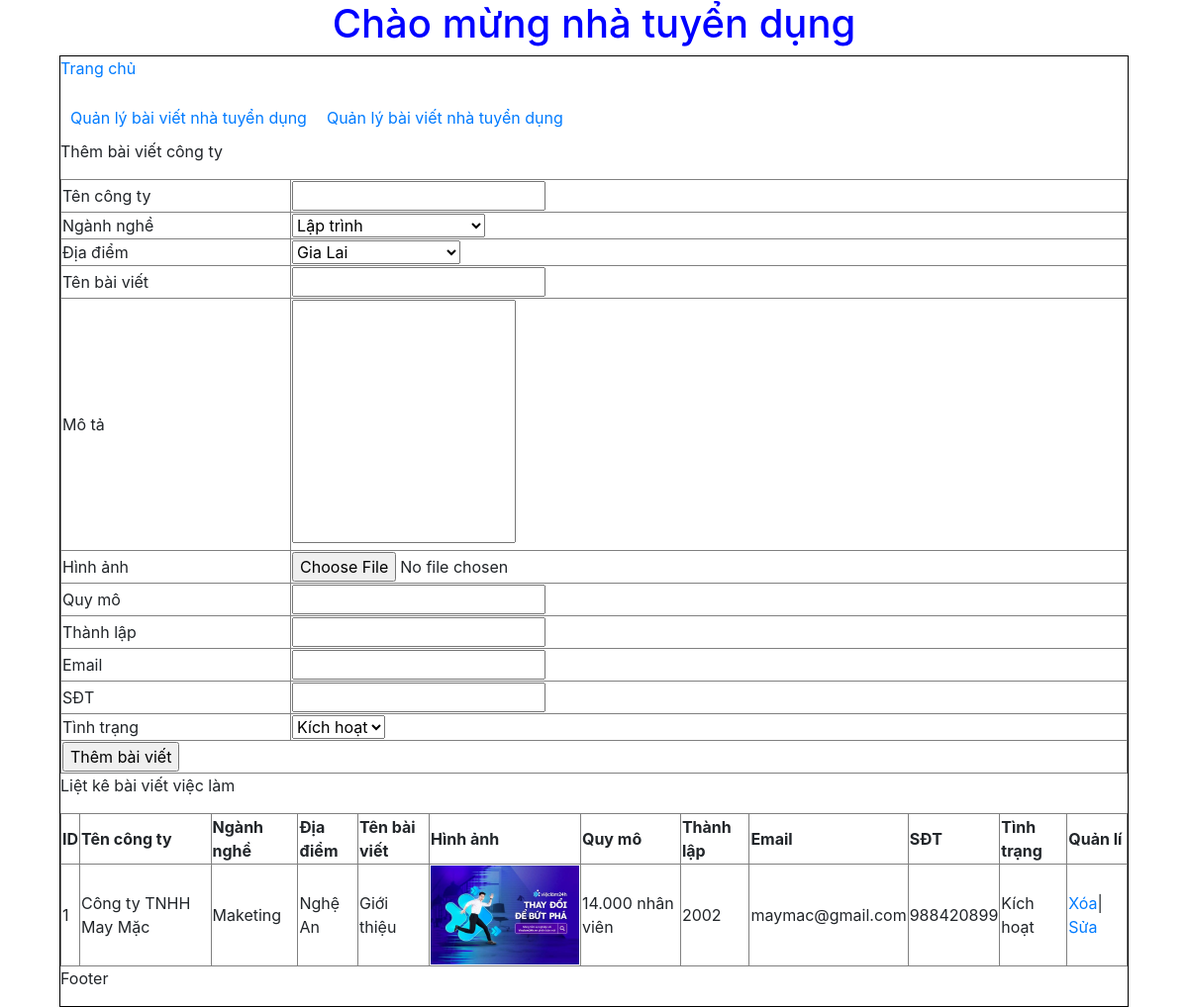
The page /nhatuyendung/index.php?action=qlbvct&query=them on the database its author committed.
### tables this page shows
CREATE TABLE `baivietct` (
  `id_baiviet` int(11) NOT NULL,
  `tencongty` varchar(255) NOT NULL,
  `id_nganhnghe` int(11) NOT NULL,
  `id_diadiem` int(11) NOT NULL,
  `tenbaiviet` varchar(255) NOT NULL,
  `mota` varchar(255) NOT NULL,
  `hinhanh` varchar(255) NOT NULL,
  `quymo` varchar(255) NOT NULL,
  `thanhlap` varchar(255) NOT NULL,
  `email` varchar(255) NOT NULL,
  `sdt` int(15) NOT NULL,
  `tinhtrang` int(11) NOT NULL
);

CREATE TABLE `nganhnghe` (
  `id_nganhnghe` int(11) NOT NULL,
  `tennganhnghe` varchar(255) NOT NULL
);

CREATE TABLE `diadiem` (
  `id_diadiem` int(11) NOT NULL,
  `tendiadiem` varchar(255) NOT NULL
);

### nhatuyendung/modules/qlbvct/them.php (the view, shortened to what this page needs)
<p>Thêm bài viết công ty</p>
<table border="1" width="100%"  style="border-collapse: collapse;">
<form method="POST" action="modules/qlbvct/xuly.php"  enctype="multipart/form-data" >
<tr>
    <td>Tên công ty </td>
    <td><input type="text" name="tencongty"></td>
  </tr>
<tr>
    <td>Ngành nghề</td>
    <td>
      <select name ="nganhnghe">
      <?php
      $sql_nn="select *from nganhnghe order by id_nganhnghe asc";
      $query_nn=mysqli_query($mysqli,$sql_nn);
      while($row_nn=mysqli_fetch_array($query_nn)){
      ?>
      <option value="<?php echo $row_nn['id_nganhnghe'] ?>"><?php echo $row_nn['tennganhnghe'] ?></option>
      <?php
      }
      ?>
      </select>
    </td>
  </tr>
  <tr>
    <td>Địa điểm</td>
    <td>
      <select name ="diadiem">
      <?php
      $sql_dd="select *from diadiem order by id_diadiem asc";
      $query_dd=mysqli_query($mysqli,$sql_dd);
      while($row_dd=mysqli_fetch_array($query_dd)){
      ?>
      <option value="<?php echo $row_dd['id_diadiem'] ?>"><?php echo $row_dd['tendiadiem'] ?></option>
      <?php
      }
      ?>
      </select>
    </td>
  </tr>
  <tr>
    <td>Tên bài viết </td>
    <td><input type="text" name="tenbaiviet"></td>
  </tr>
  <tr>
    <td>Mô tả</td>
    <td><textarea name="mota" rows="10" style="resize:none;"></textarea></td>
  </tr>
  <tr>
    <td>Hình ảnh</td>
    <td><input type="file" name="hinhanh"></td>
  </tr>
  <tr>
    <td>Quy mô </td>
    <td><input type="text" name="quymo"></td>
  </tr>
  <tr>
    <td>Thành lập</td>
    <td><input type="text" name="thanhlap"></td>
  </tr>
  <tr>
    <td>Email </td>
    <td><input type="text" name="email"></td>
  </tr>
  <tr>
    <td>SĐT</td>
    <td><input type="text" name="sdt"></td>
  </tr>
  <tr>
    <td>Tình trạng</td>
    <td>
        <select name="tinhtrang">
            <option value="1">Kích hoạt</option>
        </select>
    </td>
</tr>
<tr>
    <td colspan="2"><input type="submit" name="thembv" value="Thêm bài viết"> </td>
  </tr>
  </form>
</table>

### nhatuyendung/modules/qlbvct/lietke.php
<?php
    $sql_lietkebv=" SELECT * FROM baivietct, nganhnghe, diadiem
     WHERE baivietct.id_nganhnghe = nganhnghe.id_nganhnghe
     AND baivietct.id_diadiem = diadiem.id_diadiem ORDER BY id_baiviet ASC ";
    $result= mysqli_query($mysqli,$sql_lietkebv) ;
?>
<p>Liệt kê bài viết việc làm</p>
<table border="1" width="100%" style="border-collapse: collapse;">
  <tr>
    <th>ID</th>
    <th>Tên công ty</th>
    <th>Ngành nghề</th>
    <th>Địa điểm</th>
    <th>Tên bài viết</th>
    <th>Hình ảnh</th>
    <th>Quy mô</th>
    <th>Thành lập</th>
    <th>Email</th>
    <th>SĐT</th>
    <th>Tình trạng</th>
    <th>Quản lí</th>
</tr>
<?php
$i=0;
if ($result) {
	while($row = mysqli_fetch_array($result)){
    $i++;
	?>
  <tr>
    <td><?php echo $i ?></td>
    <td><?php echo $row['tencongty'] ?></td>
    <td><?php echo $row['tennganhnghe'] ?></td>
    <td><?php echo $row['tendiadiem'] ?></td>
    <td><?php echo $row['tenbaiviet'] ?></td>
    <td><img src="modules/qlbvct/uploads/<?php echo $row['hinhanh'] ?>" width="150px"></td>
    <td><?php echo $row['quymo'] ?></td>
    <td><?php echo $row['thanhlap'] ?></td>
    <td><?php echo $row['email'] ?></td>
    <td><?php echo $row['sdt'] ?></td>
    <td><?php if($row['tinhtrang']==1){
        echo 'Kích hoạt';
    }else{
        echo 'Ẩn';
    }
      ?>
    </td>
    <td>
         <a href="modules/qlbvct/xuly.php?&id_baiviet=<?php echo $row['id_baiviet']?>">Xóa</a>|
         <a href="?action=qlbvct&query=sua&id_baiviet=<?php echo $row['id_baiviet']?>">Sửa</a>
    </td>
  </tr>
  <?php
  }
   }
?>
</table>

### rows shown on the page
baivietct: tencongty "Công ty TNHH May Mặc", id_nganhnghe.tennganhnghe "Maketing", id_diadiem.tendiadiem "Nghệ An", tenbaiviet "Giới thiệu", hinhanh (picture), quymo "14.000 nhân viên", thanhlap "2002", email "maymac@gmail.com", sdt "988420899", tinhtrang "Kích hoạt"

### other values the page prints
form field nganhnghe "Lập trình"
form field diadiem "Gia Lai"
